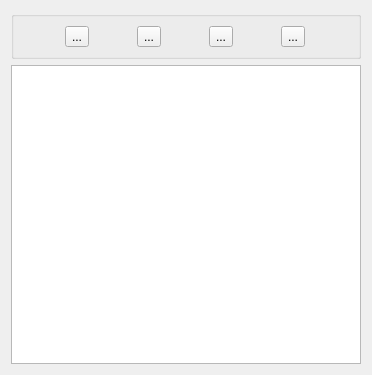
<?xml version="1.0" encoding="UTF-8"?>
<ui version="4.0">
 <class>ToDoList</class>
 <widget class="QWidget" name="ToDoList">
  <property name="geometry">
   <rect>
    <x>0</x>
    <y>0</y>
    <width>372</width>
    <height>375</height>
   </rect>
  </property>
  <property name="windowTitle">
   <string>Form</string>
  </property>
  <layout class="QVBoxLayout" name="verticalLayout">
   <item>
    <widget class="QGroupBox" name="group_btns">
     <property name="title">
      <string/>
     </property>
     <layout class="QHBoxLayout" name="horizontalLayout">
      <item>
       <widget class="QToolButton" name="btn_add">
        <property name="text">
         <string>...</string>
        </property>
       </widget>
      </item>
      <item>
       <widget class="QToolButton" name="btn_del">
        <property name="text">
         <string>...</string>
        </property>
       </widget>
      </item>
      <item>
       <widget class="QToolButton" name="btn_upd">
        <property name="text">
         <string>...</string>
        </property>
       </widget>
      </item>
      <item>
       <widget class="QToolButton" name="btn_cl">
        <property name="text">
         <string>...</string>
        </property>
       </widget>
      </item>
     </layout>
    </widget>
   </item>
   <item>
    <widget class="QListView" name="toDolistView"/>
   </item>
  </layout>
  <action name="actionClear">
   <property name="icon">
    <iconset theme="QIcon::ThemeIcon::EditDelete"/>
   </property>
   <property name="text">
    <string>清空</string>
   </property>
   <property name="toolTip">
    <string>清空待办事项</string>
   </property>
   <property name="menuRole">
    <enum>QAction::MenuRole::NoRole</enum>
   </property>
  </action>
  <action name="actionAdd">
   <property name="icon">
    <iconset theme="QIcon::ThemeIcon::ListAdd"/>
   </property>
   <property name="text">
    <string>添加</string>
   </property>
   <property name="toolTip">
    <string>添加新的待办事项</string>
   </property>
   <property name="menuRole">
    <enum>QAction::MenuRole::NoRole</enum>
   </property>
  </action>
  <action name="actionDel">
   <property name="icon">
    <iconset theme="QIcon::ThemeIcon::ListRemove"/>
   </property>
   <property name="text">
    <string>删除</string>
   </property>
   <property name="toolTip">
    <string>删除选中的代办事项</string>
   </property>
   <property name="shortcut">
    <string>Del</string>
   </property>
   <property name="menuRole">
    <enum>QAction::MenuRole::NoRole</enum>
   </property>
  </action>
  <action name="actionUpdate">
   <property name="icon">
    <iconset theme="QIcon::ThemeIcon::EditClear"/>
   </property>
   <property name="text">
    <string>整理</string>
   </property>
   <property name="toolTip">
    <string>删除已完成的项</string>
   </property>
   <property name="menuRole">
    <enum>QAction::MenuRole::NoRole</enum>
   </property>
  </action>
 </widget>
 <resources/>
 <connections/>
</ui>
